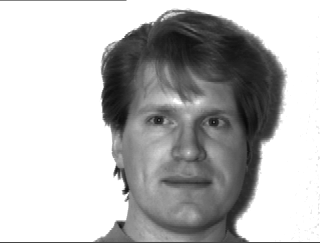
#> input picture dataset/data/subject01.centerlight.png, 320 x 243 px; its folder holds 4 pictures in this run
$ python main.py
#> lines starting #> are read from the running program, lines starting #| are printed output that depends on the picture
### util/file_exension_editor.py
import os
import glob

image_extensions = [".jpg", ".jpeg", ".png", ".jfif"]

def add_file_extension(directory, extension):
    files = glob.glob(os.path.join(directory, "*"))

    for file_path in files:
        if os.path.isfile(file_path):
            file_name, file_ext = os.path.splitext(file_path)
            if file_ext.lower() not in image_extensions:
                new_file_path = file_name + file_ext + extension
                os.rename(file_path, new_file_path)

            elif file_ext.lower() in image_extensions and file_ext.lower() != extension:
                new_file_path = file_name + extension
                os.rename(file_path, new_file_path)


def remove_file_extension(directory):
#> called with directory = 'dataset/data'
    files = glob.glob(os.path.join(directory, "*"))

    for file_path in files:
        if os.path.isfile(file_path):
            if os.path.splitext(file_path)[1].lower() in image_extensions:
                new_file_path = os.path.splitext(file_path)[0]
                os.rename(file_path, new_file_path)

### util/image_cropper.py
""" This module is for cropping the face images to remove the background, and only keep the face.  """

import os
import glob

import matplotlib.image as mpimg


def crop_images(src_directory, crop_dimensions=(40, 320, 100, 250)):
    """ This function crops the images in the given directory, and saves them to a new directory. """
#> called with src_directory = 'dataset/data', crop_dimensions = (40, 320, 100, 250)

    images = glob.glob(os.path.join(src_directory, "*"))
    startx, endx, starty, endy = crop_dimensions
    cropped_images = []

    for image in images:
        image = "./" + image.replace("\\", "/")
        img = mpimg.imread(image, 0)
#> img is the input picture: shape (243, 320); min 9, max 255, mean 184.5
        img_cropped = img[startx:endx, starty:endy]
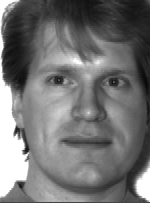
#> img_cropped: shape (203, 150); min 9, max 255, mean 114.6

        cropped_images.append(img_cropped)
#> pass 2 of the loop in crop_images, `for image in images:`:
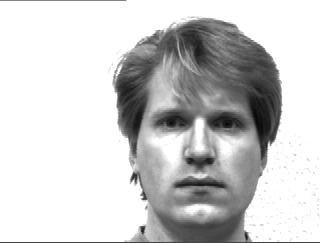
#> input picture dataset/data/subject01.noglasses.png, 320 x 243 px
#> in crop_images, img is the input picture: shape (243, 320); min 6, max 255, mean 205
#> in crop_images, `img_cropped = img[startx:endx, starty:endy]`:
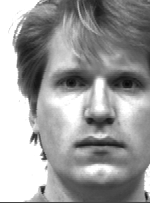
#> img_cropped: shape (203, 150); min 8, max 255, mean 156.5
#> pass 3 of the loop in crop_images, `for image in images:`:
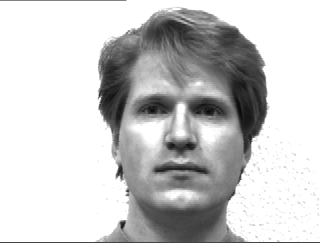
#> input picture dataset/data/subject01.normal.png, 320 x 243 px
#> in crop_images, img is the input picture: shape (243, 320); min 10, max 255, mean 201.9
#> in crop_images, `img_cropped = img[startx:endx, starty:endy]`:
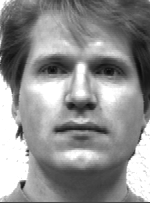
#> img_cropped: shape (203, 150); min 10, max 255, mean 142.8
#> the loop made 4 passes; the first 3 are shown

    return cropped_images

### main.py
from matplotlib import pyplot as plt
from util.file_exension_editor import add_file_extension, remove_file_extension
from util.image_cropper import crop_images


def visualize_cropped_images(cropped_images):
    """ This function visualizes the cropped images. """

    num_images = len(cropped_images)
    rows = 10
    cols = (num_images + 1) // rows

#> (the run stopped early here; a loop or call above may not have finished)
